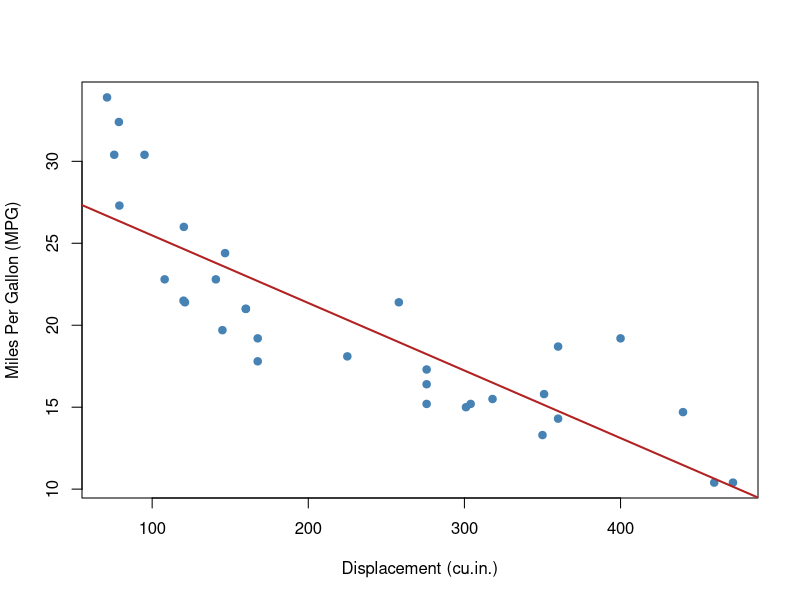
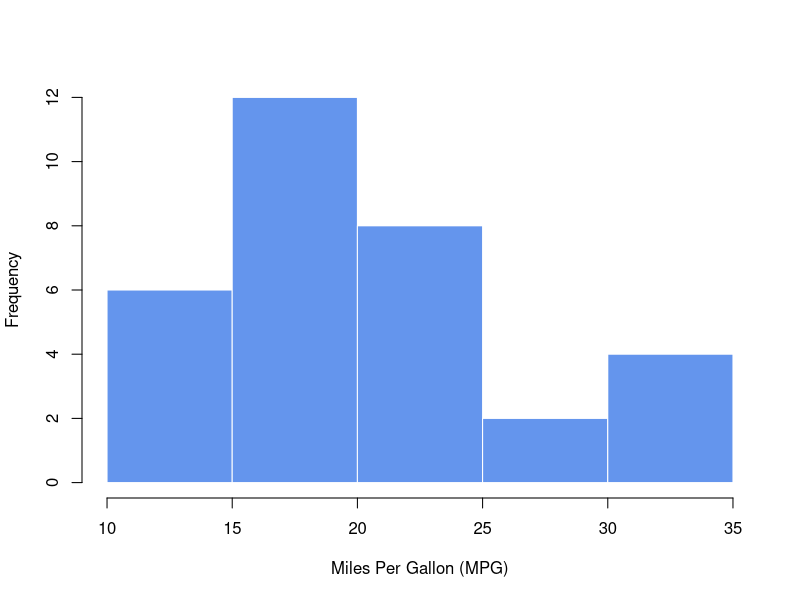

Generate these figures, in order, with R:
## ---- chunk 1
#| label: tbl-cars
#| tbl-cap: "Top 5 rows of Motor Trend Car Road Tests"
#| echo: true

knitr::kable(head(mtcars[, 1:4], 5))
## ---- chunk 2
#| label: fig-mtcars-plot
#| fig-cap: "Displacement vs. Miles Per Gallon (MPG)"
#| fig-align: "center"
#| out-width: "85%"
#| echo: true

plot(
  mtcars$disp, mtcars$mpg,
  xlab = "Displacement (cu.in.)",
  ylab = "Miles Per Gallon (MPG)",
  pch = 19,
  col = "steelblue"
)
abline(
  lm(mpg ~ disp, data = mtcars),
  col = "firebrick",
  lwd = 2
)
## ---- chunk 3
#| label: fig-hidden-code
#| fig-cap: "Fuel Efficiency Distribution (Code Hidden)"
#| fig-align: "center"
#| echo: false

hist(
  mtcars$mpg,
  col = "cornflowerblue",
  border = "white",
  main = "",
  xlab = "Miles Per Gallon (MPG)"
)
